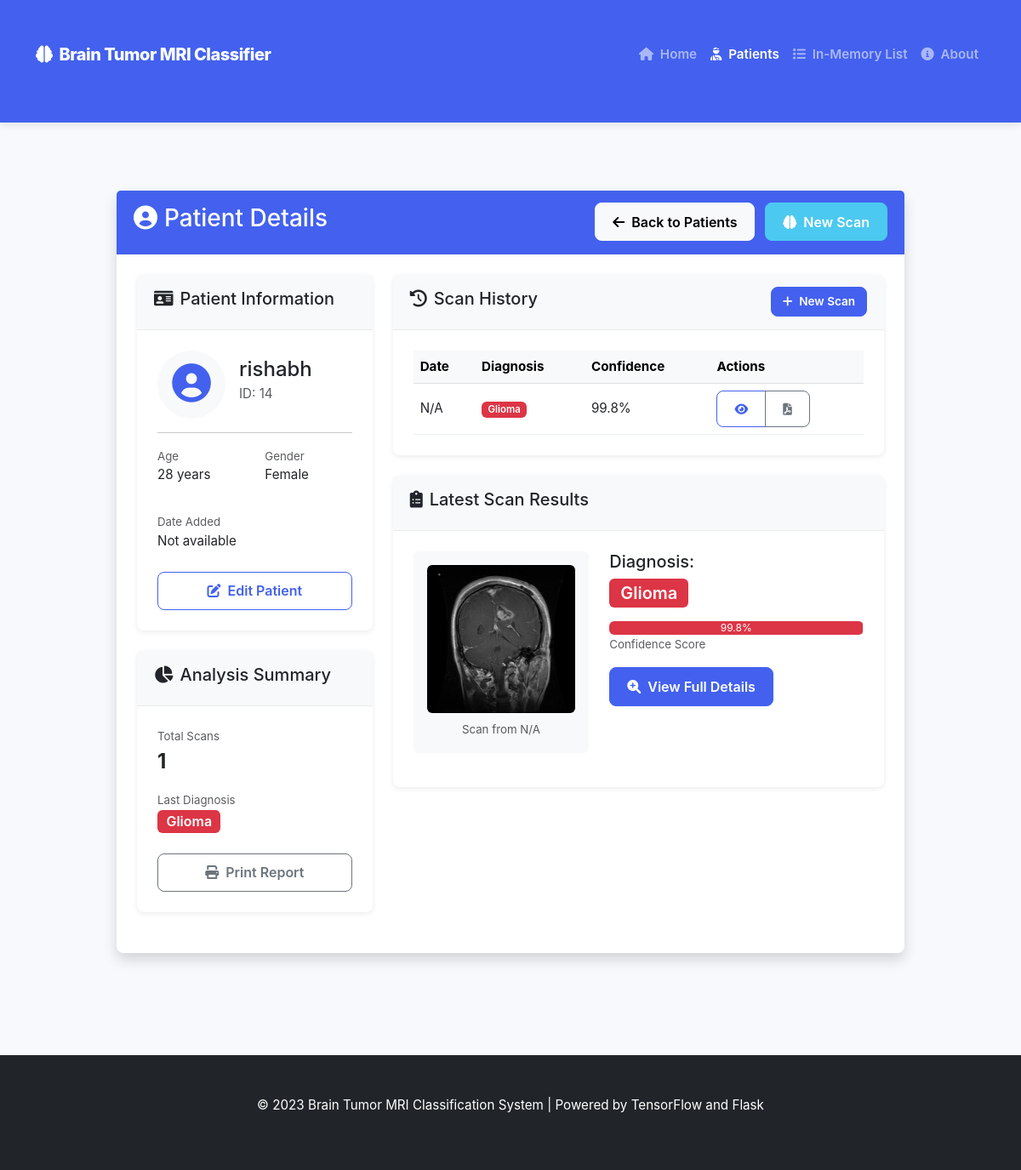
Page /patients/14 on the committed database.
### tables this page shows
CREATE TABLE scans (
            id INTEGER PRIMARY KEY AUTOINCREMENT,
            patient_id INTEGER NOT NULL,
            scan_date TIMESTAMP DEFAULT CURRENT_TIMESTAMP,
            image_path TEXT NOT NULL,
            tumor_type TEXT,
            confidence REAL,
            doctor_notes TEXT,
            additional_info TEXT,
            FOREIGN KEY (patient_id) REFERENCES patients (id)
        );

### app.py (the view)
@app.route('/patients/<int:patient_id>')
def patient_detail(patient_id):
    if not patient_module_loaded:
        flash("Patient management functionality is not available.")
        return redirect(url_for('index'))
    patient = next((p for p in patients_list if p['id'] == patient_id), None)
    if not patient:
        patient = get_patient(patient_id)
    if not patient:
        flash("Patient not found.")
        return redirect(url_for('patients'))
    if 'scans' in patient and patient['scans']:
        scans = patient['scans']
    else:
        scans = get_patient_scans(patient_id)
    return render_template('patient_detail.html', patient=patient, scans=scans)

### app/templates/patient_detail.html (shortened to what this page needs)
{% extends 'base.html' %}
{% block content %}
<div class="container mt-5">
    <div class="row">
        <div class="col-md-10 mx-auto">
            <div class="card shadow">
                <div class="card-header bg-primary text-white d-flex justify-content-between align-items-center">
                    <h3><i class="fas fa-user-circle me-2"></i>Patient Details</h3>
                    <div>
                        <a href="{{ url_for('patients') }}" class="btn btn-light me-2">
                            <i class="fas fa-arrow-left me-1"></i> Back to Patients
                        </a>
                        <a href="{{ url_for('scan_patient', patient_id=patient.id) }}" class="btn btn-success">
                            <i class="fas fa-brain me-1"></i> New Scan
                        </a>
                    </div>
                </div>
                <div class="card-body">
                    <div class="row">
                        <div class="col-md-4">
                            <div class="card mb-4">
                                <div class="card-header bg-light">
                                    <h5><i class="fas fa-id-card me-2"></i>Patient Information</h5>
                                </div>
                                <div class="card-body">
                                    <div class="d-flex mb-3">
                                        <div class="flex-shrink-0">
                                            <div class="rounded-circle bg-light p-3 text-center" style="width: 80px; height: 80px;">
                                                <i class="fas fa-user-circle fa-3x text-primary"></i>
                                            </div>
                                        </div>
                                        <div class="flex-grow-1 ms-3 pt-2">
                                            <h4 class="mb-1">{{ patient.name }}</h4>
                                            <p class="text-muted mb-0">ID: {{ patient.id }}</p>
                                        </div>
                                    </div>
                                    <hr>
                                    <div class="row mb-3">
                                        <div class="col-6">
                                            <small class="text-muted">Age</small>
                                            <p>{{ patient.age }} years</p>
                                        </div>
                                        <div class="col-6">
                                            <small class="text-muted">Gender</small>
                                            <p>{{ patient.gender }}</p>
                                        </div>
                                    </div>
                                    <div class="mb-3">
                                        <small class="text-muted">Date Added</small>
                                        <p>{{ patient.date_added.strftime('%B %d, %Y') if patient.date_added else 'Not available' }}</p>
                                    </div>
                                    <div class="d-grid gap-2 mt-4">
                                        <a href="{{ url_for('edit_patient', patient_id=patient.id) }}" class="btn btn-outline-primary">
                                            <i class="fas fa-edit me-1"></i> Edit Patient
                                        </a>
                                    </div>
                                </div>
                            </div>
                            {% if scans %}
                            <div class="card mb-4">
                                <div class="card-header bg-light">
                                    <h5><i class="fas fa-chart-pie me-2"></i>Analysis Summary</h5>
                                </div>
                                <div class="card-body">
                                    <div class="mb-3">
                                        <small class="text-muted">Total Scans</small>
                                        <p class="fs-4 fw-bold mb-0">{{ scans|length }}</p>
                                    </div>
                                    {% set tumor_types = scans|map(attribute='tumor_type')|list %}
                                    {% if tumor_types %}
                                    <div class="mb-3">
                                        <small class="text-muted">Last Diagnosis</small>
                                        <p class="mb-0">
                                            {% set last_tumor = scans[-1].tumor_type %}
                                            <span class="badge {% if last_tumor == 'no_tumor' %}bg-success{% elif last_tumor == 'glioma' %}bg-danger{% elif last_tumor == 'meningioma' %}bg-warning text-dark{% else %}bg-info text-dark{% endif %} fs-6">
                                                {{ scans[-1].tumor_type|replace('_', ' ')|title }}
                                            </span>
                                        </p>
                                    </div>
                                    {% endif %}
                                    <div class="d-grid gap-2 mt-4">
                                        <a href="#" onclick="window.print()" class="btn btn-outline-secondary">
                                            <i class="fas fa-print me-1"></i> Print Report
                                        </a>
                                    </div>
                                </div>
                            </div>
                            {% endif %}
                        </div>
                        <div class="col-md-8">
                            <div class="card">
                                <div class="card-header bg-light d-flex justify-content-between align-items-center">
                                    <h5><i class="fas fa-history me-2"></i>Scan History</h5>
                                    <a href="{{ url_for('scan_patient', patient_id=patient.id) }}" class="btn btn-sm btn-primary">
                                        <i class="fas fa-plus me-1"></i> New Scan
                                    </a>
                                </div>
                                <div class="card-body">
                                    {% if scans %}
                                        <div class="table-responsive">
                                            <table class="table table-hover">
                                                <thead class="table-light">
                                                    <tr>
                                                        <th>Date</th>
                                                        <th>Diagnosis</th>
                                                        <th>Confidence</th>
                                                        <th>Actions</th>
                                                    </tr>
                                                </thead>
                                                <tbody>
                                                    {% for scan in scans|reverse %}
                                                    <tr>
                                                        <td>{{ scan.date.strftime('%Y-%m-%d %H:%M') if scan.date else 'N/A' }}</td>
                                                        <td>
                                                            <span class="badge {% if scan.tumor_type == 'no_tumor' %}bg-success{% elif scan.tumor_type == 'glioma' %}bg-danger{% elif scan.tumor_type == 'meningioma' %}bg-warning text-dark{% else %}bg-info text-dark{% endif %}">
                                                                {{ scan.tumor_type|replace('_', ' ')|title }}
                                                            </span>
                                                        </td>
                                                        <td>{{ "%.1f"|format(scan.confidence * 100) }}%</td>
                                                        <td>
                                                            <div class="btn-group btn-group-sm">
                                                                <a href="{{ url_for('scan_detail', scan_id=scan.id) }}" class="btn btn-outline-primary">
                                                                    <i class="fas fa-eye"></i>
                                                                </a>
                                                                <a href="{{ url_for('generate_report', scan_id=scan.id) }}" class="btn btn-outline-secondary">
                                                                    <i class="fas fa-file-pdf"></i>
                                                                </a>
                                                            </div>
                                                        </td>
                                                    </tr>
                                                    {% endfor %}
                                                </tbody>
                                            </table>
                                        </div>
                                    {% endif %}
                                </div>
                            </div>
                            {% if scans and scans|length > 0 %}
                            <div class="card mt-4">
                                <div class="card-header bg-light">
                                    <h5><i class="fas fa-clipboard-list me-2"></i>Latest Scan Results</h5>
                                </div>
                                <div class="card-body">
                                    <div class="row">
                                        <div class="col-md-5">
                                            <div class="bg-light p-3 rounded text-center mb-3">
                                                <img src="{{ url_for('static', filename='uploads/' + scans[-1].image_path) }}" class="img-fluid rounded" alt="MRI Scan" style="max-height: 200px;">
                                                <div class="mt-2">
                                                    <small class="text-muted">
                                                        Scan from {{ scans[-1].date.strftime('%B %d, %Y') if scans[-1].date else 'N/A' }}
                                                    </small>
                                                </div>
                                            </div>
                                        </div>
                                        <div class="col-md-7">
                                            <h5>Diagnosis:</h5>
                                            <div class="mb-3">
                                                <span class="badge {% if scans[-1].tumor_type == 'no_tumor' %}bg-success{% elif scans[-1].tumor_type == 'glioma' %}bg-danger{% elif scans[-1].tumor_type == 'meningioma' %}bg-warning text-dark{% else %}bg-info text-dark{% endif %} fs-5 mb-2">
                                                    {{ scans[-1].tumor_type|replace('_', ' ')|title }}
                                                </span>
                                                <div class="progress mt-2">
                                                    <div class="progress-bar
                                                        {% if scans[-1].tumor_type == 'no_tumor' %}bg-success{% elif scans[-1].tumor_type == 'glioma' %}bg-danger{% elif scans[-1].tumor_type == 'meningioma' %}bg-warning{% else %}bg-info{% endif %}"
                                                        role="progressbar"
                                                        style="width: {{ scans[-1].confidence * 100 }}%"
                                                        aria-valuenow="{{ scans[-1].confidence * 100 }}"
                                                        aria-valuemin="0"
                                                        aria-valuemax="100">
                                                        {{ "%.1f"|format(scans[-1].confidence * 100) }}%
                                                    </div>
                                                </div>
                                                <small class="text-muted">Confidence Score</small>
                                            </div>
                                            <div class="mt-3">
                                                <a href="{{ url_for('scan_detail', scan_id=scans[-1].id) }}" class="btn btn-primary">
                                                    <i class="fas fa-search-plus me-1"></i> View Full Details
                                                </a>
                                            </div>
                                        </div>
                                    </div>
                                </div>
                            </div>
                            {% endif %}
                        </div>
                    </div>
                </div>
            </div>
        </div>
    </div>
</div>
{% endblock %}

### rows in the picture
scans: tumor_type "Glioma", date "N/A", scan.confidence*100 "99.8", image_path (picture), scans[-1].confidence*100 "99.8"

### other values in the picture
{{ patient.name }} "rishabh"
{{ patient.id }} "14"
{{ patient.age }} "28"
{{ patient.gender }} "Female"
{{ scans|length }} "1"
{{ scans[-1].date.strftime('%B %d, %Y') if scans[-1].date else 'N/A' }} "N/A"
